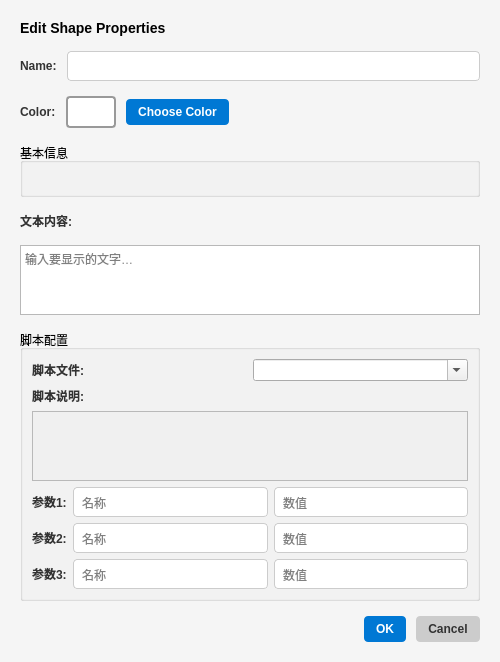
<?xml version="1.0" encoding="UTF-8"?>
<ui version="4.0">
 <class>ShapeDialog</class>
 <widget class="QDialog" name="ShapeDialog">
   <property name="geometry">
    <rect>
     <x>0</x>
     <y>0</y>
     <width>500</width>
     <height>580</height>
    </rect>
   </property>
  <property name="windowTitle">
   <string>Shape Properties</string>
  </property>
  <property name="styleSheet">
   <string>QDialog {
    background-color: #f5f5f5;
}
QLabel {
    color: #333333;
    font-weight: bold;
}
QLineEdit {
    border: 1px solid #cccccc;
    border-radius: 4px;
    padding: 6px;
    background-color: white;
    selection-background-color: #0078d4;
}
QPushButton {
    background-color: #0078d4;
    color: white;
    border: none;
    border-radius: 4px;
    padding: 6px 12px;
    font-weight: bold;
}
QPushButton:hover {
    background-color: #1084d7;
}
QPushButton:pressed {
    background-color: #005a9e;
}
QPushButton#cancelBtn {
    background-color: #cccccc;
    color: #333333;
}
QPushButton#cancelBtn:hover {
    background-color: #d9d9d9;
}</string>
  </property>
  <layout class="QVBoxLayout" name="mainLayout">
   <property name="leftMargin">
    <number>20</number>
   </property>
   <property name="topMargin">
    <number>20</number>
   </property>
   <property name="rightMargin">
    <number>20</number>
   </property>
   <property name="bottomMargin">
    <number>20</number>
   </property>
   <property name="spacing">
    <number>15</number>
   </property>
   <item>
    <widget class="QLabel" name="titleLabel">
     <property name="text">
      <string>Edit Shape Properties</string>
     </property>
     <property name="styleSheet">
      <string>font-size: 14px;
font-weight: bold;
color: #000000;</string>
     </property>
    </widget>
   </item>
   <item>
    <layout class="QHBoxLayout" name="nameLayout">
     <property name="spacing">
      <number>10</number>
     </property>
     <item>
      <widget class="QLabel" name="nameLabel">
       <property name="minimumWidth">
        <number>80</number>
       </property>
       <property name="text">
        <string>Name:</string>
       </property>
      </widget>
     </item>
     <item>
      <widget class="QLineEdit" name="nameEdit">
       <property name="minimumHeight">
        <number>32</number>
       </property>
      </widget>
     </item>
    </layout>
   </item>
   <item>
    <layout class="QHBoxLayout" name="colorLayout">
     <property name="spacing">
      <number>10</number>
     </property>
     <item>
      <widget class="QLabel" name="colorLabel">
       <property name="minimumWidth">
        <number>80</number>
       </property>
       <property name="text">
        <string>Color:</string>
       </property>
      </widget>
     </item>
     <item>
      <widget class="QLabel" name="colorPreview">
       <property name="minimumSize">
        <size>
         <width>50</width>
         <height>32</height>
        </size>
       </property>
       <property name="maximumSize">
        <size>
         <width>50</width>
         <height>32</height>
        </size>
       </property>
       <property name="text">
        <string/>
       </property>
       <property name="styleSheet">
        <string>border: 2px solid #999999;
border-radius: 4px;
background-color: white;</string>
       </property>
      </widget>
     </item>
     <item>
      <widget class="QPushButton" name="colorButton">
       <property name="minimumHeight">
        <number>32</number>
       </property>
       <property name="text">
        <string>Choose Color</string>
       </property>
      </widget>
     </item>
     <item>
      <spacer name="colorSpacer">
       <property name="orientation">
        <enum>Qt::Orientation::Horizontal</enum>
       </property>
       <property name="sizeHint" stdset="0">
        <size>
         <width>40</width>
         <height>20</height>
        </size>
       </property>
      </spacer>
     </item>
    </layout>
   </item>
   <!-- 基本信息 -->
   <item>
    <widget class="QGroupBox" name="infoGroup">
     <property name="title">
      <string>基本信息</string>
     </property>
     <layout class="QVBoxLayout" name="infoLayout">
      <item>
       <widget class="QLabel" name="infoLabel">
        <property name="styleSheet">
         <string>color: #666; font-size: 11px; font-weight: normal;</string>
        </property>
        <property name="wordWrap">
         <bool>true</bool>
        </property>
        <property name="text">
         <string/>
        </property>
       </widget>
      </item>
     </layout>
    </widget>
   </item>
   <!-- 文本内容 -->
   <item>
    <layout class="QVBoxLayout" name="textLayout">
     <item>
      <widget class="QLabel" name="textLabel">
       <property name="text">
        <string>文本内容:</string>
       </property>
      </widget>
     </item>
     <item>
      <widget class="QTextEdit" name="textEdit">
       <property name="maximumHeight">
        <number>60</number>
       </property>
       <property name="placeholderText">
        <string>输入要显示的文字…</string>
       </property>
      </widget>
     </item>
    </layout>
   </item>
   <!-- 脚本配置 -->
   <item>
    <widget class="QGroupBox" name="scriptGroup">
     <property name="title">
      <string>脚本配置</string>
     </property>
     <layout class="QVBoxLayout" name="scriptLayout">
      <item>
       <layout class="QHBoxLayout" name="scriptRow">
        <item>
         <widget class="QLabel" name="scriptLabel">
          <property name="text">
           <string>脚本文件:</string>
          </property>
         </widget>
        </item>
        <item>
         <widget class="QComboBox" name="scriptCombo">
          <property name="editable">
           <bool>true</bool>
          </property>
          <property name="placeholderText">
           <string>选择 .lua 脚本...</string>
          </property>
         </widget>
        </item>
       </layout>
      </item>
      <item>
       <widget class="QLabel" name="descLabel">
        <property name="text">
         <string>脚本说明:</string>
        </property>
       </widget>
      </item>
      <item>
       <widget class="QTextEdit" name="descView">
        <property name="readOnly">
         <bool>true</bool>
        </property>
        <property name="maximumHeight">
         <number>80</number>
        </property>
        <property name="styleSheet">
         <string>background: #f0f0f0; color: #2d7d2d; font-size: 11px;</string>
        </property>
       </widget>
      </item>
      <!-- 参数 1 -->
      <item>
       <layout class="QHBoxLayout" name="p1Row">
        <item>
         <widget class="QLabel" name="p1Label">
          <property name="text"><string>参数1:</string></property>
          <property name="fixedWidth"><number>55</number></property>
         </widget>
        </item>
        <item><widget class="QLineEdit" name="p1Name"><property name="placeholderText"><string>名称</string></property></widget></item>
        <item><widget class="QLineEdit" name="p1Value"><property name="placeholderText"><string>数值</string></property></widget></item>
       </layout>
      </item>
      <!-- 参数 2 -->
      <item>
       <layout class="QHBoxLayout" name="p2Row">
        <item>
         <widget class="QLabel" name="p2Label">
          <property name="text"><string>参数2:</string></property>
          <property name="fixedWidth"><number>55</number></property>
         </widget>
        </item>
        <item><widget class="QLineEdit" name="p2Name"><property name="placeholderText"><string>名称</string></property></widget></item>
        <item><widget class="QLineEdit" name="p2Value"><property name="placeholderText"><string>数值</string></property></widget></item>
       </layout>
      </item>
      <!-- 参数 3 -->
      <item>
       <layout class="QHBoxLayout" name="p3Row">
        <item>
         <widget class="QLabel" name="p3Label">
          <property name="text"><string>参数3:</string></property>
          <property name="fixedWidth"><number>55</number></property>
         </widget>
        </item>
        <item><widget class="QLineEdit" name="p3Name"><property name="placeholderText"><string>名称</string></property></widget></item>
        <item><widget class="QLineEdit" name="p3Value"><property name="placeholderText"><string>数值</string></property></widget></item>
       </layout>
      </item>
     </layout>
    </widget>
   </item>
   <item>
    <spacer name="verticalSpacer">
     <property name="orientation">
      <enum>Qt::Orientation::Vertical</enum>
     </property>
     <property name="sizeHint" stdset="0">
      <size>
       <width>20</width>
       <height>40</height>
      </size>
     </property>
    </spacer>
   </item>
   <item>
    <layout class="QHBoxLayout" name="buttonLayout">
     <property name="spacing">
      <number>10</number>
     </property>
     <item>
      <spacer name="buttonSpacer">
       <property name="orientation">
        <enum>Qt::Orientation::Horizontal</enum>
       </property>
       <property name="sizeHint" stdset="0">
        <size>
         <width>40</width>
         <height>20</height>
        </size>
       </property>
      </spacer>
     </item>
     <item>
      <widget class="QPushButton" name="okBtn">
       <property name="minimumWidth">
        <number>100</number>
       </property>
       <property name="minimumHeight">
        <number>36</number>
       </property>
       <property name="text">
        <string>OK</string>
       </property>
       <property name="default">
        <bool>true</bool>
       </property>
      </widget>
     </item>
     <item>
      <widget class="QPushButton" name="cancelBtn">
       <property name="minimumWidth">
        <number>100</number>
       </property>
       <property name="minimumHeight">
        <number>36</number>
       </property>
       <property name="text">
        <string>Cancel</string>
       </property>
      </widget>
     </item>
    </layout>
   </item>
  </layout>
 </widget>
 <resources/>
 <connections>
  <connection>
   <sender>okBtn</sender>
   <signal>clicked()</signal>
   <receiver>ShapeDialog</receiver>
   <slot>accept()</slot>
  </connection>
  <connection>
   <sender>cancelBtn</sender>
   <signal>clicked()</signal>
   <receiver>ShapeDialog</receiver>
   <slot>reject()</slot>
  </connection>
 </connections>
</ui>
